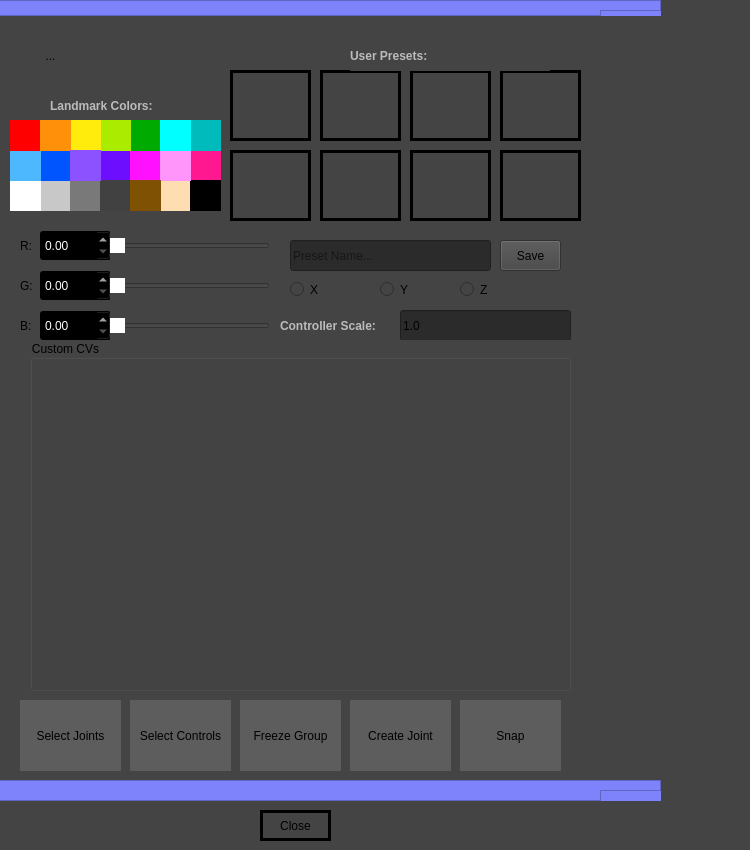
<?xml version="1.0" encoding="UTF-8"?>
<ui version="4.0">
 <class>Form</class>
 <widget class="QWidget" name="Form">
  <property name="geometry">
   <rect>
    <x>0</x>
    <y>0</y>
    <width>750</width>
    <height>850</height>
   </rect>
  </property>
  <property name="windowTitle">
   <string>Form</string>
  </property>
  <property name="autoFillBackground">
   <bool>false</bool>
  </property>
  <property name="styleSheet">
   <string notr="true">background-color: rgb(68, 68, 68);</string>
  </property>
  <widget class="QPushButton" name="btn_close">
   <property name="geometry">
    <rect>
     <x>260</x>
     <y>810</y>
     <width>71</width>
     <height>31</height>
    </rect>
   </property>
   <property name="autoFillBackground">
    <bool>false</bool>
   </property>
   <property name="styleSheet">
    <string notr="true">border: 3px solid rgb(0, 0, 0);</string>
   </property>
   <property name="text">
    <string>Close</string>
   </property>
  </widget>
  <widget class="QLabel" name="colors">
   <property name="geometry">
    <rect>
     <x>50</x>
     <y>90</y>
     <width>200</width>
     <height>31</height>
    </rect>
   </property>
   <property name="minimumSize">
    <size>
     <width>200</width>
     <height>25</height>
    </size>
   </property>
   <property name="autoFillBackground">
    <bool>false</bool>
   </property>
   <property name="styleSheet">
    <string notr="true">QLabel {
    font-weight: bold;
    color: rgb(187, 187, 187);
}</string>
   </property>
   <property name="text">
    <string>Landmark Colors:</string>
   </property>
  </widget>
  <widget class="QPushButton" name="Hot_Pink">
   <property name="geometry">
    <rect>
     <x>190</x>
     <y>150</y>
     <width>31</width>
     <height>31</height>
    </rect>
   </property>
   <property name="autoFillBackground">
    <bool>false</bool>
   </property>
   <property name="styleSheet">
    <string notr="true">QPushButton {
    background-color: rgb(255, 24, 143);
    border: 0px solid black;
}</string>
   </property>
   <property name="text">
    <string/>
   </property>
  </widget>
  <widget class="QPushButton" name="Purple">
   <property name="geometry">
    <rect>
     <x>100</x>
     <y>150</y>
     <width>31</width>
     <height>31</height>
    </rect>
   </property>
   <property name="autoFillBackground">
    <bool>false</bool>
   </property>
   <property name="styleSheet">
    <string notr="true">QPushButton {
    background-color: rgb(110, 14, 255);
    border: 0px solid black;
}</string>
   </property>
   <property name="text">
    <string/>
   </property>
  </widget>
  <widget class="QPushButton" name="Light_Gray">
   <property name="geometry">
    <rect>
     <x>40</x>
     <y>180</y>
     <width>31</width>
     <height>31</height>
    </rect>
   </property>
   <property name="autoFillBackground">
    <bool>false</bool>
   </property>
   <property name="styleSheet">
    <string notr="true">QPushButton {
    background-color: rgb(200, 200, 200);
    border: 0px solid black;
}
</string>
   </property>
   <property name="text">
    <string/>
   </property>
  </widget>
  <widget class="QPushButton" name="White">
   <property name="geometry">
    <rect>
     <x>10</x>
     <y>180</y>
     <width>31</width>
     <height>31</height>
    </rect>
   </property>
   <property name="autoFillBackground">
    <bool>false</bool>
   </property>
   <property name="styleSheet">
    <string notr="true">QPushButton {
    background-color: rgb(255, 255, 255);
    border: 0px solid black;
}</string>
   </property>
   <property name="text">
    <string/>
   </property>
  </widget>
  <widget class="QPushButton" name="Gray">
   <property name="geometry">
    <rect>
     <x>70</x>
     <y>180</y>
     <width>31</width>
     <height>31</height>
    </rect>
   </property>
   <property name="autoFillBackground">
    <bool>false</bool>
   </property>
   <property name="styleSheet">
    <string notr="true">QPushButton {
    background-color: rgb(121, 121, 121);
    border: 0px solid black;
}</string>
   </property>
   <property name="text">
    <string/>
   </property>
  </widget>
  <widget class="QPushButton" name="Magenta">
   <property name="geometry">
    <rect>
     <x>130</x>
     <y>150</y>
     <width>31</width>
     <height>31</height>
    </rect>
   </property>
   <property name="autoFillBackground">
    <bool>false</bool>
   </property>
   <property name="styleSheet">
    <string notr="true">QPushButton {
    background-color: rgb(255, 17, 255);
    border: 0px solid black;
}</string>
   </property>
   <property name="text">
    <string/>
   </property>
  </widget>
  <widget class="QPushButton" name="Teal">
   <property name="geometry">
    <rect>
     <x>190</x>
     <y>120</y>
     <width>31</width>
     <height>31</height>
    </rect>
   </property>
   <property name="autoFillBackground">
    <bool>false</bool>
   </property>
   <property name="styleSheet">
    <string notr="true">QPushButton {
    background-color: rgb(0, 187, 187);
    border: 0px solid black;

}</string>
   </property>
   <property name="text">
    <string/>
   </property>
  </widget>
  <widget class="QPushButton" name="DarkGray">
   <property name="geometry">
    <rect>
     <x>100</x>
     <y>180</y>
     <width>31</width>
     <height>31</height>
    </rect>
   </property>
   <property name="autoFillBackground">
    <bool>false</bool>
   </property>
   <property name="styleSheet">
    <string notr="true">QPushButton {
    background-color: rgb(65, 65, 65);
    border: 0px solid black;
}</string>
   </property>
   <property name="text">
    <string/>
   </property>
  </widget>
  <widget class="QPushButton" name="Green">
   <property name="geometry">
    <rect>
     <x>130</x>
     <y>120</y>
     <width>31</width>
     <height>31</height>
    </rect>
   </property>
   <property name="autoFillBackground">
    <bool>false</bool>
   </property>
   <property name="styleSheet">
    <string notr="true">QPushButton {
    background-color: rgb(0, 170, 0);
    border: 0px solid black;
}
</string>
   </property>
   <property name="text">
    <string/>
   </property>
  </widget>
  <widget class="QPushButton" name="Tan">
   <property name="geometry">
    <rect>
     <x>160</x>
     <y>180</y>
     <width>31</width>
     <height>31</height>
    </rect>
   </property>
   <property name="autoFillBackground">
    <bool>false</bool>
   </property>
   <property name="styleSheet">
    <string notr="true">QPushButton {
    background-color: rgb(255, 221, 179);
    border: 0px solid black;
}
</string>
   </property>
   <property name="text">
    <string/>
   </property>
  </widget>
  <widget class="QPushButton" name="Blue">
   <property name="geometry">
    <rect>
     <x>40</x>
     <y>150</y>
     <width>31</width>
     <height>31</height>
    </rect>
   </property>
   <property name="autoFillBackground">
    <bool>false</bool>
   </property>
   <property name="styleSheet">
    <string notr="true">QPushButton {
    background-color: rgb(0, 85, 255);
    border: 0px solid black;
}
</string>
   </property>
   <property name="text">
    <string/>
   </property>
  </widget>
  <widget class="QPushButton" name="Lime">
   <property name="geometry">
    <rect>
     <x>100</x>
     <y>120</y>
     <width>31</width>
     <height>31</height>
    </rect>
   </property>
   <property name="autoFillBackground">
    <bool>false</bool>
   </property>
   <property name="styleSheet">
    <string notr="true">QPushButton {
    background-color: rgb(170, 235, 0);
    border: 0px solid black;
}
</string>
   </property>
   <property name="text">
    <string/>
   </property>
  </widget>
  <widget class="QPushButton" name="Light_Blue">
   <property name="geometry">
    <rect>
     <x>10</x>
     <y>150</y>
     <width>31</width>
     <height>31</height>
    </rect>
   </property>
   <property name="autoFillBackground">
    <bool>false</bool>
   </property>
   <property name="styleSheet">
    <string notr="true">QPushButton {
    background-color: rgb(78, 184, 255);
    border: 0px solid black;
}</string>
   </property>
   <property name="text">
    <string/>
   </property>
  </widget>
  <widget class="QPushButton" name="Yellow">
   <property name="geometry">
    <rect>
     <x>70</x>
     <y>120</y>
     <width>31</width>
     <height>31</height>
    </rect>
   </property>
   <property name="autoFillBackground">
    <bool>false</bool>
   </property>
   <property name="styleSheet">
    <string notr="true">QPushButton {
    background-color: rgb(255, 235, 12);
    border: 0px solid black;
}
</string>
   </property>
   <property name="text">
    <string/>
   </property>
  </widget>
  <widget class="QPushButton" name="Black">
   <property name="geometry">
    <rect>
     <x>190</x>
     <y>180</y>
     <width>31</width>
     <height>31</height>
    </rect>
   </property>
   <property name="autoFillBackground">
    <bool>false</bool>
   </property>
   <property name="styleSheet">
    <string notr="true">QPushButton {
    background-color: rgb(0, 0, 0);
    border: 0px solid black;
}</string>
   </property>
   <property name="text">
    <string/>
   </property>
  </widget>
  <widget class="QPushButton" name="Pink">
   <property name="geometry">
    <rect>
     <x>160</x>
     <y>150</y>
     <width>31</width>
     <height>31</height>
    </rect>
   </property>
   <property name="autoFillBackground">
    <bool>false</bool>
   </property>
   <property name="styleSheet">
    <string notr="true">QPushButton {
    background-color: rgb(255, 148, 250);
    border: 0px solid black;
}</string>
   </property>
   <property name="text">
    <string/>
   </property>
  </widget>
  <widget class="QPushButton" name="Red">
   <property name="geometry">
    <rect>
     <x>10</x>
     <y>120</y>
     <width>31</width>
     <height>31</height>
    </rect>
   </property>
   <property name="autoFillBackground">
    <bool>false</bool>
   </property>
   <property name="styleSheet">
    <string notr="true">QPushButton {
    background-color: rgb(255, 0, 0);
    border: 0px solid black;
}</string>
   </property>
   <property name="text">
    <string/>
   </property>
  </widget>
  <widget class="QPushButton" name="Cyan">
   <property name="geometry">
    <rect>
     <x>160</x>
     <y>120</y>
     <width>31</width>
     <height>31</height>
    </rect>
   </property>
   <property name="autoFillBackground">
    <bool>false</bool>
   </property>
   <property name="styleSheet">
    <string notr="true">QPushButton {
    background-color: rgb(0, 255, 255);
    border: 0px solid black;
}
</string>
   </property>
   <property name="text">
    <string/>
   </property>
  </widget>
  <widget class="QPushButton" name="Orange">
   <property name="geometry">
    <rect>
     <x>40</x>
     <y>120</y>
     <width>31</width>
     <height>31</height>
    </rect>
   </property>
   <property name="autoFillBackground">
    <bool>false</bool>
   </property>
   <property name="styleSheet">
    <string notr="true">QPushButton {
    background-color: rgb(255, 145, 10);
    border: 0px solid black;
}
</string>
   </property>
   <property name="text">
    <string/>
   </property>
  </widget>
  <widget class="QPushButton" name="Indigo">
   <property name="geometry">
    <rect>
     <x>70</x>
     <y>150</y>
     <width>31</width>
     <height>31</height>
    </rect>
   </property>
   <property name="autoFillBackground">
    <bool>false</bool>
   </property>
   <property name="styleSheet">
    <string notr="true">QPushButton {
    background-color: rgb(140, 82, 255);
    border: 0px solid black;
}</string>
   </property>
   <property name="text">
    <string/>
   </property>
  </widget>
  <widget class="QPushButton" name="Brown">
   <property name="geometry">
    <rect>
     <x>130</x>
     <y>180</y>
     <width>31</width>
     <height>31</height>
    </rect>
   </property>
   <property name="autoFillBackground">
    <bool>false</bool>
   </property>
   <property name="styleSheet">
    <string notr="true">QPushButton {
    background-color: rgb(127, 82, 3);
    border: 0px solid black;
}</string>
   </property>
   <property name="text">
    <string/>
   </property>
  </widget>
  <widget class="QDoubleSpinBox" name="doubleSpinBox">
   <property name="geometry">
    <rect>
     <x>40</x>
     <y>230</y>
     <width>71</width>
     <height>31</height>
    </rect>
   </property>
   <property name="minimumSize">
    <size>
     <width>61</width>
     <height>21</height>
    </size>
   </property>
   <property name="styleSheet">
    <string notr="true">QDoubleSpinBox {
    background-color: black;
    color: white;
}</string>
   </property>
  </widget>
  <widget class="QDoubleSpinBox" name="doubleSpinBox_2">
   <property name="geometry">
    <rect>
     <x>40</x>
     <y>270</y>
     <width>71</width>
     <height>31</height>
    </rect>
   </property>
   <property name="minimumSize">
    <size>
     <width>61</width>
     <height>21</height>
    </size>
   </property>
   <property name="styleSheet">
    <string notr="true">QDoubleSpinBox {
    background-color: black;
    color: white;
}</string>
   </property>
  </widget>
  <widget class="QDoubleSpinBox" name="doubleSpinBox_3">
   <property name="geometry">
    <rect>
     <x>40</x>
     <y>310</y>
     <width>71</width>
     <height>31</height>
    </rect>
   </property>
   <property name="minimumSize">
    <size>
     <width>61</width>
     <height>21</height>
    </size>
   </property>
   <property name="styleSheet">
    <string notr="true">QDoubleSpinBox {
    background-color: black;
    color: white;
}</string>
   </property>
  </widget>
  <widget class="QLabel" name="RedSlider">
   <property name="geometry">
    <rect>
     <x>20</x>
     <y>230</y>
     <width>16</width>
     <height>31</height>
    </rect>
   </property>
   <property name="text">
    <string>R:</string>
   </property>
  </widget>
  <widget class="QLabel" name="RedSlider_2">
   <property name="geometry">
    <rect>
     <x>20</x>
     <y>310</y>
     <width>16</width>
     <height>31</height>
    </rect>
   </property>
   <property name="text">
    <string>B:</string>
   </property>
  </widget>
  <widget class="QLabel" name="RedSlider_3">
   <property name="geometry">
    <rect>
     <x>20</x>
     <y>270</y>
     <width>16</width>
     <height>31</height>
    </rect>
   </property>
   <property name="text">
    <string>G:</string>
   </property>
  </widget>
  <widget class="QSlider" name="redgradient">
   <property name="geometry">
    <rect>
     <x>110</x>
     <y>230</y>
     <width>160</width>
     <height>31</height>
    </rect>
   </property>
   <property name="styleSheet">
    <string notr="true">QSlider::groove:horizontal {
    height: 18px;
    background: qlineargradient(
        x1:0, y1:0,
        x2:1, y2:0,
        stop:0 rgb(0, 0, 0),
        stop:1 rgb(255, 0, 0)
    );
}

QSlider::handle:horizontal {
    width: 4px;
    margin: 0px;
    background: white;
}</string>
   </property>
   <property name="maximum">
    <number>1000</number>
   </property>
   <property name="orientation">
    <enum>Qt::Orientation::Horizontal</enum>
   </property>
  </widget>
  <widget class="QSlider" name="horizontalSlider_2">
   <property name="geometry">
    <rect>
     <x>110</x>
     <y>270</y>
     <width>160</width>
     <height>31</height>
    </rect>
   </property>
   <property name="styleSheet">
    <string notr="true">QSlider::groove:horizontal {
    height: 18px;
    background: qlineargradient(
        x1:0, y1:0,
        x2:1, y2:0,
        stop:0 rgb(0, 0, 0),
        stop:1 rgb(0, 255, 0)
    );
}

QSlider::handle:horizontal {
    width: 4px;
    margin: 0px;
    background: white;
}</string>
   </property>
   <property name="orientation">
    <enum>Qt::Orientation::Horizontal</enum>
   </property>
  </widget>
  <widget class="QSlider" name="horizontalSlider_4">
   <property name="geometry">
    <rect>
     <x>110</x>
     <y>310</y>
     <width>160</width>
     <height>31</height>
    </rect>
   </property>
   <property name="styleSheet">
    <string notr="true">QSlider::groove:horizontal {
    height: 18px;
    background: qlineargradient(
        x1:0, y1:0,
        x2:1, y2:0,
        stop:0 rgb(0, 0, 0),
        stop:1 rgb(0, 0, 255)
    );
}

QSlider::handle:horizontal {
    width: 4px;
    margin: 0px;
    background: white;
}</string>
   </property>
   <property name="orientation">
    <enum>Qt::Orientation::Horizontal</enum>
   </property>
  </widget>
  <widget class="QLineEdit" name="lineEdit">
   <property name="geometry">
    <rect>
     <x>290</x>
     <y>240</y>
     <width>201</width>
     <height>31</height>
    </rect>
   </property>
   <property name="styleSheet">
    <string notr="true">background-color: rgb(43, 43, 43);</string>
   </property>
   <property name="text">
    <string/>
   </property>
   <property name="placeholderText">
    <string>Preset Name...</string>
   </property>
  </widget>
  <widget class="QFrame" name="frame_5">
   <property name="geometry">
    <rect>
     <x>230</x>
     <y>70</y>
     <width>81</width>
     <height>71</height>
    </rect>
   </property>
   <property name="styleSheet">
    <string notr="true">border: 3px solid rgb(0, 0, 0);</string>
   </property>
   <property name="frameShape">
    <enum>QFrame::Shape::StyledPanel</enum>
   </property>
   <property name="frameShadow">
    <enum>QFrame::Shadow::Raised</enum>
   </property>
  </widget>
  <widget class="QFrame" name="frame_6">
   <property name="geometry">
    <rect>
     <x>320</x>
     <y>70</y>
     <width>81</width>
     <height>71</height>
    </rect>
   </property>
   <property name="styleSheet">
    <string notr="true">border: 3px solid rgb(0, 0, 0);</string>
   </property>
   <property name="frameShape">
    <enum>QFrame::Shape::StyledPanel</enum>
   </property>
   <property name="frameShadow">
    <enum>QFrame::Shadow::Raised</enum>
   </property>
  </widget>
  <widget class="QFrame" name="frame_7">
   <property name="geometry">
    <rect>
     <x>410</x>
     <y>70</y>
     <width>81</width>
     <height>71</height>
    </rect>
   </property>
   <property name="styleSheet">
    <string notr="true">border: 3px solid rgb(0, 0, 0);</string>
   </property>
   <property name="frameShape">
    <enum>QFrame::Shape::StyledPanel</enum>
   </property>
   <property name="frameShadow">
    <enum>QFrame::Shadow::Raised</enum>
   </property>
  </widget>
  <widget class="QFrame" name="frame_8">
   <property name="geometry">
    <rect>
     <x>500</x>
     <y>70</y>
     <width>81</width>
     <height>71</height>
    </rect>
   </property>
   <property name="styleSheet">
    <string notr="true">border: 3px solid rgb(0, 0, 0);</string>
   </property>
   <property name="frameShape">
    <enum>QFrame::Shape::StyledPanel</enum>
   </property>
   <property name="frameShadow">
    <enum>QFrame::Shadow::Raised</enum>
   </property>
  </widget>
  <widget class="QFrame" name="frame_9">
   <property name="geometry">
    <rect>
     <x>230</x>
     <y>150</y>
     <width>81</width>
     <height>71</height>
    </rect>
   </property>
   <property name="styleSheet">
    <string notr="true">border: 3px solid rgb(0, 0, 0);</string>
   </property>
   <property name="frameShape">
    <enum>QFrame::Shape::StyledPanel</enum>
   </property>
   <property name="frameShadow">
    <enum>QFrame::Shadow::Raised</enum>
   </property>
  </widget>
  <widget class="QFrame" name="frame_10">
   <property name="geometry">
    <rect>
     <x>320</x>
     <y>150</y>
     <width>81</width>
     <height>71</height>
    </rect>
   </property>
   <property name="styleSheet">
    <string notr="true">border: 3px solid rgb(0, 0, 0);</string>
   </property>
   <property name="frameShape">
    <enum>QFrame::Shape::StyledPanel</enum>
   </property>
   <property name="frameShadow">
    <enum>QFrame::Shadow::Raised</enum>
   </property>
  </widget>
  <widget class="QFrame" name="frame_11">
   <property name="geometry">
    <rect>
     <x>410</x>
     <y>150</y>
     <width>81</width>
     <height>71</height>
    </rect>
   </property>
   <property name="styleSheet">
    <string notr="true">border: 3px solid rgb(0, 0, 0);</string>
   </property>
   <property name="frameShape">
    <enum>QFrame::Shape::StyledPanel</enum>
   </property>
   <property name="frameShadow">
    <enum>QFrame::Shadow::Raised</enum>
   </property>
  </widget>
  <widget class="QFrame" name="frame_12">
   <property name="geometry">
    <rect>
     <x>500</x>
     <y>150</y>
     <width>81</width>
     <height>71</height>
    </rect>
   </property>
   <property name="styleSheet">
    <string notr="true">border: 3px solid rgb(0, 0, 0);</string>
   </property>
   <property name="frameShape">
    <enum>QFrame::Shape::StyledPanel</enum>
   </property>
   <property name="frameShadow">
    <enum>QFrame::Shadow::Raised</enum>
   </property>
  </widget>
  <widget class="QPushButton" name="pushButton">
   <property name="geometry">
    <rect>
     <x>500</x>
     <y>240</y>
     <width>61</width>
     <height>31</height>
    </rect>
   </property>
   <property name="text">
    <string>Save</string>
   </property>
  </widget>
  <widget class="QPushButton" name="pushButton_2">
   <property name="geometry">
    <rect>
     <x>20</x>
     <y>700</y>
     <width>101</width>
     <height>71</height>
    </rect>
   </property>
   <property name="styleSheet">
    <string notr="true">QPushButton {
	background-color: rgb(93, 93, 93);
    border: 0px solid black;
}</string>
   </property>
   <property name="text">
    <string>Select Joints</string>
   </property>
  </widget>
  <widget class="QPushButton" name="pushButton_3">
   <property name="geometry">
    <rect>
     <x>240</x>
     <y>700</y>
     <width>101</width>
     <height>71</height>
    </rect>
   </property>
   <property name="styleSheet">
    <string notr="true">QPushButton {
	background-color: rgb(93, 93, 93);
    border: 0px solid black;
}</string>
   </property>
   <property name="text">
    <string>Freeze Group</string>
   </property>
  </widget>
  <widget class="QPushButton" name="pushButton_4">
   <property name="geometry">
    <rect>
     <x>350</x>
     <y>700</y>
     <width>101</width>
     <height>71</height>
    </rect>
   </property>
   <property name="styleSheet">
    <string notr="true">QPushButton {
	background-color: rgb(93, 93, 93);
    border: 0px solid black;
}</string>
   </property>
   <property name="text">
    <string>Create Joint</string>
   </property>
  </widget>
  <widget class="QPushButton" name="pushButton_5">
   <property name="geometry">
    <rect>
     <x>130</x>
     <y>700</y>
     <width>101</width>
     <height>71</height>
    </rect>
   </property>
   <property name="styleSheet">
    <string notr="true">QPushButton {
	background-color: rgb(93, 93, 93);
    border: 0px solid black;
}</string>
   </property>
   <property name="text">
    <string>Select Controls</string>
   </property>
  </widget>
  <widget class="QRadioButton" name="radioButton">
   <property name="geometry">
    <rect>
     <x>290</x>
     <y>280</y>
     <width>80</width>
     <height>19</height>
    </rect>
   </property>
   <property name="text">
    <string>X</string>
   </property>
  </widget>
  <widget class="QRadioButton" name="radioButton_2">
   <property name="geometry">
    <rect>
     <x>380</x>
     <y>280</y>
     <width>80</width>
     <height>19</height>
    </rect>
   </property>
   <property name="text">
    <string>Y</string>
   </property>
  </widget>
  <widget class="QRadioButton" name="radioButton_3">
   <property name="geometry">
    <rect>
     <x>460</x>
     <y>280</y>
     <width>80</width>
     <height>19</height>
    </rect>
   </property>
   <property name="text">
    <string>Z</string>
   </property>
  </widget>
  <widget class="QPushButton" name="pushButton_6">
   <property name="geometry">
    <rect>
     <x>460</x>
     <y>700</y>
     <width>101</width>
     <height>71</height>
    </rect>
   </property>
   <property name="styleSheet">
    <string notr="true">QPushButton {
	background-color: rgb(93, 93, 93);
    border: 0px solid black;
}</string>
   </property>
   <property name="text">
    <string>Snap</string>
   </property>
  </widget>
  <widget class="QLabel" name="colors_2">
   <property name="geometry">
    <rect>
     <x>280</x>
     <y>310</y>
     <width>125</width>
     <height>31</height>
    </rect>
   </property>
   <property name="minimumSize">
    <size>
     <width>125</width>
     <height>25</height>
    </size>
   </property>
   <property name="autoFillBackground">
    <bool>false</bool>
   </property>
   <property name="styleSheet">
    <string notr="true">QLabel {
    font-weight: bold;
    color: rgb(187, 187, 187);
}</string>
   </property>
   <property name="text">
    <string>Controller Scale:</string>
   </property>
  </widget>
  <widget class="QLineEdit" name="lineEdit_2">
   <property name="geometry">
    <rect>
     <x>400</x>
     <y>310</y>
     <width>171</width>
     <height>31</height>
    </rect>
   </property>
   <property name="styleSheet">
    <string notr="true">background-color: rgb(43, 43, 43);</string>
   </property>
   <property name="text">
    <string>1.0</string>
   </property>
   <property name="placeholderText">
    <string/>
   </property>
  </widget>
  <widget class="QFrame" name="frame_4">
   <property name="geometry">
    <rect>
     <x>-10</x>
     <y>780</y>
     <width>671</width>
     <height>21</height>
    </rect>
   </property>
   <property name="styleSheet">
    <string notr="true">background-color: rgb(126, 131, 251);</string>
   </property>
   <property name="frameShape">
    <enum>QFrame::Shape::StyledPanel</enum>
   </property>
   <property name="frameShadow">
    <enum>QFrame::Shadow::Raised</enum>
   </property>
   <widget class="QFrame" name="frame_13">
    <property name="geometry">
     <rect>
      <x>610</x>
      <y>10</y>
      <width>671</width>
      <height>21</height>
     </rect>
    </property>
    <property name="styleSheet">
     <string notr="true">background-color: rgb(126, 131, 251);</string>
    </property>
    <property name="frameShape">
     <enum>QFrame::Shape::StyledPanel</enum>
    </property>
    <property name="frameShadow">
     <enum>QFrame::Shadow::Raised</enum>
    </property>
   </widget>
  </widget>
  <widget class="QToolButton" name="btn_CVlogo">
   <property name="geometry">
    <rect>
     <x>-20</x>
     <y>-10</y>
     <width>141</width>
     <height>131</height>
    </rect>
   </property>
   <property name="styleSheet">
    <string notr="true">background-color: transparent;
border: none;</string>
   </property>
   <property name="text">
    <string>...</string>
   </property>
   <property name="icon">
    <iconset>
     <normaloff>CVtoolKit2.png</normaloff>CVtoolKit2.png</iconset>
   </property>
   <property name="iconSize">
    <size>
     <width>150</width>
     <height>150</height>
    </size>
   </property>
   <property name="autoRepeat">
    <bool>false</bool>
   </property>
  </widget>
  <widget class="QGroupBox" name="customCVs">
   <property name="geometry">
    <rect>
     <x>30</x>
     <y>340</y>
     <width>541</width>
     <height>351</height>
    </rect>
   </property>
   <property name="title">
    <string>Custom CVs</string>
   </property>
  </widget>
  <widget class="QFrame" name="frame_14">
   <property name="geometry">
    <rect>
     <x>-10</x>
     <y>0</y>
     <width>671</width>
     <height>16</height>
    </rect>
   </property>
   <property name="styleSheet">
    <string notr="true">background-color: rgb(126, 131, 251);</string>
   </property>
   <property name="frameShape">
    <enum>QFrame::Shape::StyledPanel</enum>
   </property>
   <property name="frameShadow">
    <enum>QFrame::Shadow::Raised</enum>
   </property>
   <widget class="QFrame" name="frame_15">
    <property name="geometry">
     <rect>
      <x>610</x>
      <y>10</y>
      <width>671</width>
      <height>21</height>
     </rect>
    </property>
    <property name="styleSheet">
     <string notr="true">background-color: rgb(126, 131, 251);</string>
    </property>
    <property name="frameShape">
     <enum>QFrame::Shape::StyledPanel</enum>
    </property>
    <property name="frameShadow">
     <enum>QFrame::Shadow::Raised</enum>
    </property>
   </widget>
  </widget>
  <widget class="QLabel" name="presets">
   <property name="geometry">
    <rect>
     <x>350</x>
     <y>40</y>
     <width>200</width>
     <height>31</height>
    </rect>
   </property>
   <property name="minimumSize">
    <size>
     <width>200</width>
     <height>25</height>
    </size>
   </property>
   <property name="styleSheet">
    <string notr="true">QLabel {
    font-weight: bold;
    color: rgb(187, 187, 187);
}</string>
   </property>
   <property name="text">
    <string>User Presets:</string>
   </property>
  </widget>
 </widget>
 <tabstops>
  <tabstop>btn_close</tabstop>
 </tabstops>
 <resources/>
 <connections/>
</ui>
